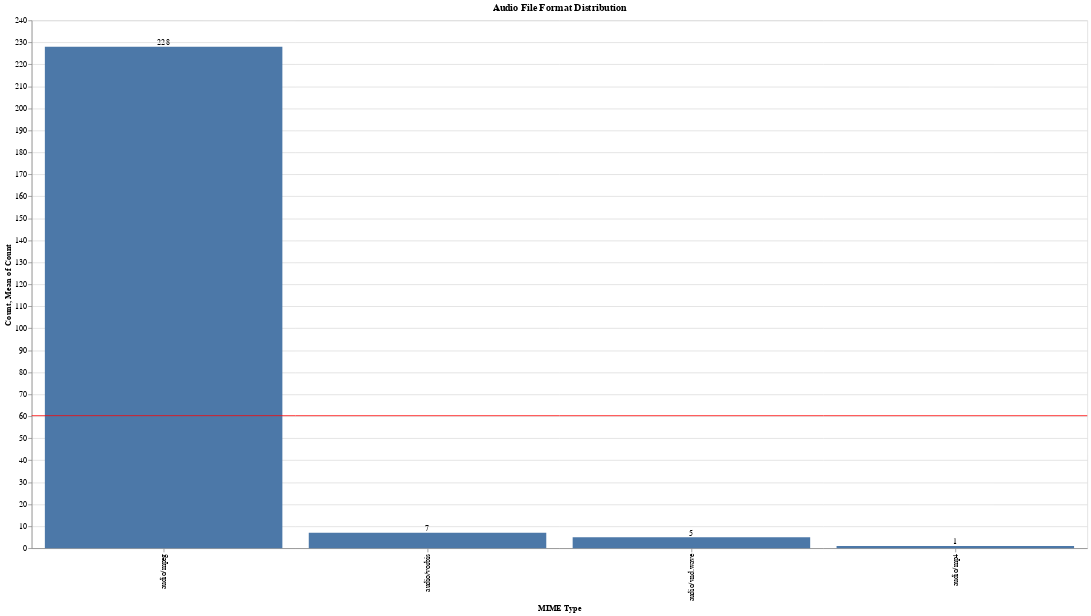

Write notebook code for a chart like this one.
### Markdown cell above
### How about a file format distribution?

What _kind_ of audio files are present? We can discover this by checking their "media type", or [MIME type](https://en.wikipedia.org/wiki/Media_type).

### Code cell
audio_mime_types = (
    audio["mime_type_tika"]
    .value_counts()
    .head(5)
    .rename_axis("MIME Type")
    .reset_index(name="Count")
)

audio_mimes_bar = (
    alt.Chart(audio_mime_types)
    .mark_bar()
    .encode(x=alt.X("MIME Type:O", sort="-y"), y=alt.Y("Count:Q"))
)

audio_mime_rule = (
    alt.Chart(audio_mime_types).mark_rule(color="red").encode(y="mean(Count):Q")
)

audio_mime_text = audio_mimes_bar.mark_text(align="center", baseline="bottom").encode(
    text="Count:Q"
)

(audio_mimes_bar + audio_mime_rule + audio_mime_text).properties(
    width=1400, height=700, title="Audio File Format Distribution"
)

### Figure 1 — Vega-Lite specification as saved in the notebook (floating-point values rounded to 4 significant figures)
{"config": {"view": {"continuousWidth": 400, "continuousHeight": 300}}, "layer": [{"mark": "bar", "encoding": {"x": {"field": "MIME Type", "sort": "-y", "type": "ordinal"}, "y": {"field": "Count", "type": "quantitative"}}}, {"mark": {"type": "rule", "color": "red"}, "encoding": {"y": {"aggregate": "mean", "field": "Count", "type": "quantitative"}}}, {"mark": {"type": "text", "align": "center", "baseline": "bottom"}, "encoding": {"text": {"field": "Count", "type": "quantitative"}, "x": {"field": "MIME Type", "sort": "-y", "type": "ordinal"}, "y": {"field": "Count", "type": "quantitative"}}}], "data": {"name": "data-c5c8ee976d22177845b990df86b26326"}, "height": 700, "title": "Audio File Format Distribution", "width": 1400, "$schema": "https://vega.github.io/schema/vega-lite/v4.17.0.json", "datasets": {"data-c5c8ee976d22177845b990df86b26326": [{"MIME Type": "audio/mpeg", "Count": 228}, {"MIME Type": "audio/vorbis", "Count": 7}, {"MIME Type": "audio/vnd.wave", "Count": 5}, {"MIME Type": "audio/mp4", "Count": 1}]}}
